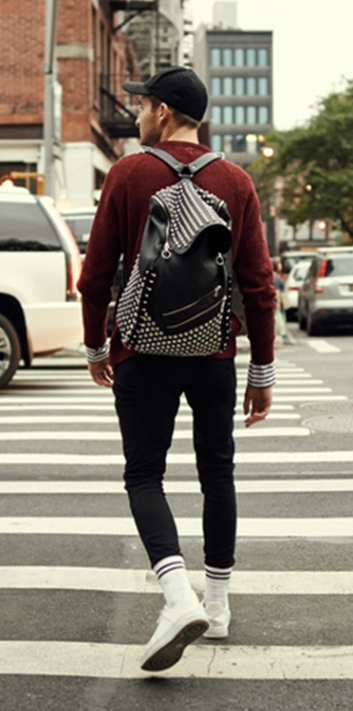
#> input picture Tutorial11/peaton.png, 353 x 711 px
$ jupyter execute 'Tutorial 14.ipynb'
#> lines starting #> are read from the running program, lines starting #| are printed output that depends on the picture
# Máquinas de Soporte Vectorial (SVM) e Histograma de Gradientes Orientados (HOG)

En este tutorial estudiaremos cómo implementar una máquina de soporte vectorial desde cero y empleando una clase de la librería de `sklearn`. Posteriormente, estudiaremos cómo podemos representar la forma de una imagen o ventana a través de su histograma de gradientes orientados.

## Máquinas de Soporte Vectorial (SVM)

Las Máquinas de Soporte Vectorial son un método de clasificación supervisada para elementos que se pueden representar como puntos en un espacion de dimension superior. El fundamento de este método yace en encontrar una superficie que separe a todos los elementos de una clase del resto de elementos de la mejor forma posible. Por ejemplo, al usar un kernel de intersección lineal, se busca el hiperplano que separe de mejor forma a una clase de las demás. A continuación, se presenta la formulación matemática y la visualización de una máquina de soporte vectorial que separa a dos clases en un espacio de 2 dimensiones:

<div>

</div>

Como se ve en la imagen, en este caso se busca obtener los parámetros ($\mathbf{w}$ y $b$) de la linea que separe de mejor forma las dos clases de puntos. ¿Qué significa *separar de la mejor forma*? Idealmente, esto implica dos cosas:

1. Que el margen entre el dato bien clasificado más cercano y la superficie de separación sea la más grande posible.
1. Que la distancia entre las márgenes de clasificación y los datos mal clasificados sea la menor posible.

Para considerar estos dos objetivos, se ha formulado el problema de encontrar la superficie que *separe las clases de la mejor forma* como el siguiente problema de optimización:

\begin{equation}
\min_{\mathbf{w}, \xi, b} \left( \frac{1}{2} ||\mathbf{w}||^2 + C \sum^n_{i=1}  \xi_i \right)
\end{equation}

Donde $||\mathbf{w}||$ es la norma del vector normal que caracteriza el hiperplano y $\xi_i$ es la distancia entre el margen de clasificación y cada punto clasificado incorrectamente. Minimizar la norma (el primer término) resulta en aumentar el márgen, y minimizar la suma de los $\xi_i$ (el segundo término) disminuye la cantidad de puntos mal clasificados. Note que enfocarse en uno de los objetivos puede tener un efecto negativo con respecto al otro, por lo que la constante $C$ es un parámetro empleado para balancear la importancia asignada a cada término.

Una manera sencilla de formular la tarea de clasificación es asignarle a todos los puntos a un lado de la superficie una etiqueta de `-1` y a los del otro lado la etiqueta de `1`. Podemos definir la confianza del método como la distancia (positiva en dirección del vector normal) entre la superficie y el punto, pues nos indica qué tan cerca está de la frontera en la que se le asignaría otra etiqueta. Partiendo de esta definición, podemos asignarle a cada punto una etiqueta mediante el signo de su confianza. Esto se puede resumir en las siguientes ecuaciones:

\begin{equation}
C(x) = \mathbf{w} \cdot x - b \\
y = sign(C(x))
\end{equation}

donde $C(x)$ es la confianza asociada al punto $x$, y $y$ es su etiqueta predicha.

Para estudiar nuestra propia implementación de un SVM crearemos un conjunto de datos semejante al de la imagen anterior, compuesto por dos clases de puntos en un espacio de dos dimensiones:

[cell 1]
import numpy as np
import matplotlib.pyplot as plt

np.random.seed(21)
X_1 = np.random.multivariate_normal(mean=[2,2], cov=[[1,0],[0,1]], size=100)
X_2 = np.random.multivariate_normal(mean=[4,4], cov=[[1,0],[0,1]], size=100)

X = np.vstack([X_1, X_2])

Y = np.array([-1]*X_1.shape[0] + [1]*X_2.shape[0]).reshape(-1,1)

# Visualización
plt.figure(figsize=(15,8))
plt.scatter(X_1[:, 0], X_1[:, 1], color="r", label="Clase -1")
plt.scatter(X_2[:, 0], X_2[:, 1], color="b", label="Clase +1")
plt.xlabel(r"$X_1$")
plt.ylabel(r"$X_2$")
plt.title("Datos originales")
plt.axis('square')
plt.legend()
plt.show()
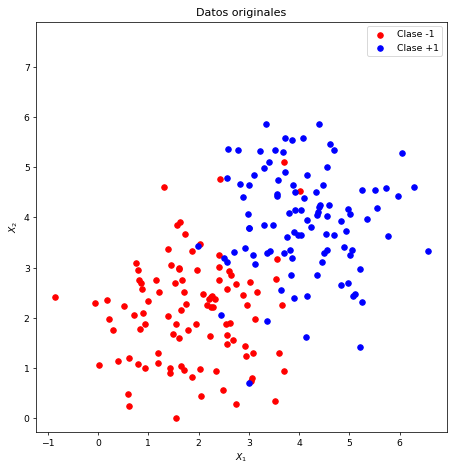
#> figure drawn by matplotlib, 1 panel

El primer paso para implementar un SVM es definir nuestra función a minimizar, la cual vamos a llamar *función de costo*. Previamente habiamos dicho que esta función es equivalente a:

\begin{equation}
J(\mathbf{w}) = \left( \frac{1}{2} ||\mathbf{w}||^2 + C \sum^n_{i=1}  \xi_i \right)
\end{equation}

Note que podemos utilizar la forma en la que clasificamos cada punto para reescribir la suma sobre los $\xi_i$ de la siguiente forma:

\begin{equation}
J(\mathbf{w}) = \left( \frac{1}{2} ||\mathbf{w}||^2 + C \sum^n_{i=1} \max{(0, 1 - y_i(\mathbf{w} \cdot x_i - b})) \right)
\end{equation}

Entendamos de dónde sale esta expresión. Note que las siguientes afirmaciones son ciertas:
- Si el punto está más allá de los márgenes del hiperplano, la norma de ($\mathbf{w} \cdot x_i - b$) será mayor a 1.
- Si el punto se encuentran del lado correcto, el producto entre $y_i$ y $(\mathbf{w} \cdot x_i - b)$ siempre será positivo.
- Si el punto está bien clasificado y se encuentra más allá del margen de la superficie, se cumple que $\max{(0, 1 - y_i(\mathbf{w} \cdot x_i - b))} = 0.$

La última afirmación implica que si el punto está bien clasificado y se encuentra más allá del margen de la superficie su distancia no se cuenta para calcular la función de costo. Esta función solo sumará las distancias de los puntos que fueron mal clasificados, o que se encuentran dentro del márgen del hiperplano. A continuación, implementemos la función de costo:

[cell 2]
def cost_function(W, b, C, X, Y):
    # Se calcula (1 - el producto entre la confianza y la etiqueta) para todo el conjunto de entrenamiento
    distances = 1 - Y * (np.dot(X, W) - b)
    # Esto es equivalente a aplicar la función de máximo explicada anteriormente
    distances[distances < 0] = 0
    # Se calcula el costo asociado a las etiquetas mal clasificadas
    xi_cost = C * np.sum(distances)
    # Se calcula el costo asociado a la norma del vector normal
    norm_cost = 0.5 * np.dot(W.T, W)
    # Se calcula el costo total
    cost = norm_cost + xi_cost
    return cost, norm_cost, xi_cost

¿Cómo encontramos el mínimo de la función de costo? Podemos implementar el método de descenso de gradiente estocástico (SGD). Este método consiste en actualizar iterativamente los parámetros del modelo ($\mathbf{w}$ y $b$) desplazando su valor en dirección contraria al gradiente de la función de costo. Esto se puede resumir en las siguientes ecuaciones:
\begin{equation}
\mathbf{w}_k^{n+1} =  \mathbf{w}_k^{n} - \alpha \frac{\partial J}{\partial \mathbf{w}_k} \\
b^{n+1} =  b^{n} - \alpha \frac{\partial J}{\partial b}
\end{equation}

donde $\alpha$ se suele conocer como la tasa de apredizaje y toma un valor arbitrario pequeño. Los índices $n$ y $n+1$ no son exponentes, sino que hacen referencia a los valores de $\mathbf{w}$ y $b$ en dos iteraciones consecutivas. $\mathbf{w}_k$ hace referencia al $k$-ésimo parámetro del hiperplano. Por ejemplo, en el caso de una línea, $k$ solo puede tomar el valor de 1, y $\mathbf{w}_1$ es la pendiente de la línea.

Para actualizar los valores de $\mathbf{w}$ y $b$ necesitamos calcular las derivadas parciales de la función de costo con respecto a estos parámetros. Note que dichas derivadas dependen de si $y_i(\mathbf{w} \cdot x_i - b)$ es mayor que 1, de la siguiente forma:

Si $y_i(\mathbf{w} \cdot x_i - b) \geq 1$:

\begin{equation}
\frac{\partial J}{\partial \mathbf{w}_k} = \mathbf{w}_k \\
\frac{\partial J}{\partial b} = 0
\end{equation}

Si $y_i(\mathbf{w} \cdot x_i - b) < 1$:

\begin{equation}
\frac{\partial J}{\partial \mathbf{w}_k} = \mathbf{w}_k - C y_{i} x_{i} \\
\frac{\partial J}{\partial b} = C y_{i}
\end{equation}

A continuación crearemos las funciones necesarias para nuestra implementación.

Una función que nos retorne estas derivadas parciales con base en los parámetros, una entrada y su respectiva etiqueta:

[cell 3]
def get_gradients(W, b, C, X_i, Y_i):
    # Producto entre etiqueta y confianza mayor que 1
    if Y_i * (np.dot(W.T, X_i) - b) > 1:
        dW = W
        db = 0
    # Producto entre etiqueta y confianza menor que 1
    else:
        dW = W - (C * X_i * Y_i)
        db = C * Y_i
    return dW, db

La función que actualiza los valores de $\mathbf{w}$ y $b$ siguiendo el algoritmo de SGD:

[cell 4]
def SGD(alpha, W, b, dW, db):
    W = W - alpha * dW
    b = b - alpha * db
    return W, b

Una función que nos permita visualizar la línea dada por los parámetros $\mathbf{w}$ y $b$ junto con los datos de entrenamiento:

[cell 5]
# Función auxiliar que retorna la pendiente y el intercepto de la linea en función del vector normal (W) y b
def Wb_to_mb(W, b):
    slope = -(b/W[1])/(b/W[0])
    intercept = -(b/W[1])
    return slope, intercept


def visualize(W, b, X, Y, n):

    plt.figure(figsize=(15,8))
    plt.title("Iteración " + str(n))
    plt.scatter(X_1[:, 0], X_1[:, 1], color="r", label="Clase 1")
    plt.scatter(X_2[:, 0], X_2[:, 1], color="b", label="Clase 2")
    plt.xlabel(r"$X_1$")
    plt.ylabel(r"$X_2$")

    plt.axis('square')

    slope, intercept = Wb_to_mb(W, b)
    slope_plus, intercept_plus = Wb_to_mb(W, b + 1)
    slope_minus, intercept_minus = Wb_to_mb(W, b - 1)

    x = np.linspace(0,6)
    plt.gca().axline((0,intercept[0]), slope=slope, color="k", label="Hiperplano")
    plt.gca().axline((0,intercept_plus[0]), slope=slope_plus, color="b", linestyle="--", label="Margen +1")
    plt.gca().axline((0,intercept_minus[0]), slope=slope_minus, color="r", linestyle="--", label="Margen -1")


    plt.legend()
plt.show()
visualize(np.array([[2],[-1]]), -2, X, Y, 0)

Ahora juntamos las funciones anteriores para implementar un SVM y visualizaremos cómo varía la línea de separación a medida que avanza el entrenamiento:

[cell 6]
def SVM(X, Y, C, alpha, n_iter):

    # Inicialización de W y b. Podría hacerse de forma aleatoria. Se eligen estos parámetros para garantizar que el
    # algoritmo converja
#> called with X = array of shape (200, 2), Y = array of shape (200, 1), C = 5e-05, alpha = 1e-05, n_iter = 400
    W, b = np.array([[-2],[-1]]), 4

    # Listas en las que se almacenará el valor de la función de costo, y de cada uno de sus términos, para cada iteración
    costs = []
    norm_costs = []
    xi_costs = []

    # Para la cantidad de iteraciones total
    for n in range(n_iter):

        # Visualizar el estado del SVM
        if n % 20 == 0:
            visualize(W, b, X, Y, n)

        # Almacenar los costos
        cost, norm_cost, xi_cost = cost_function(W, b, C, X, Y)
        costs.append(float(cost))
        norm_costs.append(float(norm_cost))
        xi_costs.append(float(xi_cost))

        # Se calcula el gradiente total de una iteración sumando el gradiente de cada punto del conjunto de entrenamiento
        dW, db = 0.0, 0.0
        for i in range(X.shape[0]):
            X_i = X[i,:].reshape(-1,1)
            Y_i = Y[i,:]
            dWi, dbi = get_gradients(W, b, C, X_i, Y_i)
            dW += dWi
            db += dbi

        # Se actualizan los parámetros del SVM mediante el algoritmo de SGD con el gradiente de una iteración
        W, b = SGD(alpha, W, b, dW, db)

    # Visualización de Costos
    plt.figure(figsize=(15,8))
    plt.subplot(131)
    plt.title(r"Costo global")
    plt.ylabel("Costo")
    plt.xlabel("Iteración")
    plt.plot(range(len(costs)), costs)
    plt.subplot(132)
    plt.title(r"Costo por norma")
    plt.plot(range(len(norm_costs)), norm_costs)
    plt.ylabel("Costo")
    plt.xlabel("Iteración")
    plt.subplot(133)
    plt.title(r"Costo por $\xi$")
    plt.plot(range(len(xi_costs)), xi_costs)
    plt.ylabel("Costo")
    plt.xlabel("Iteración")
    plt.tight_layout()

plt.show()
SVM(X, Y, 0.00005, 0.00001, 400)
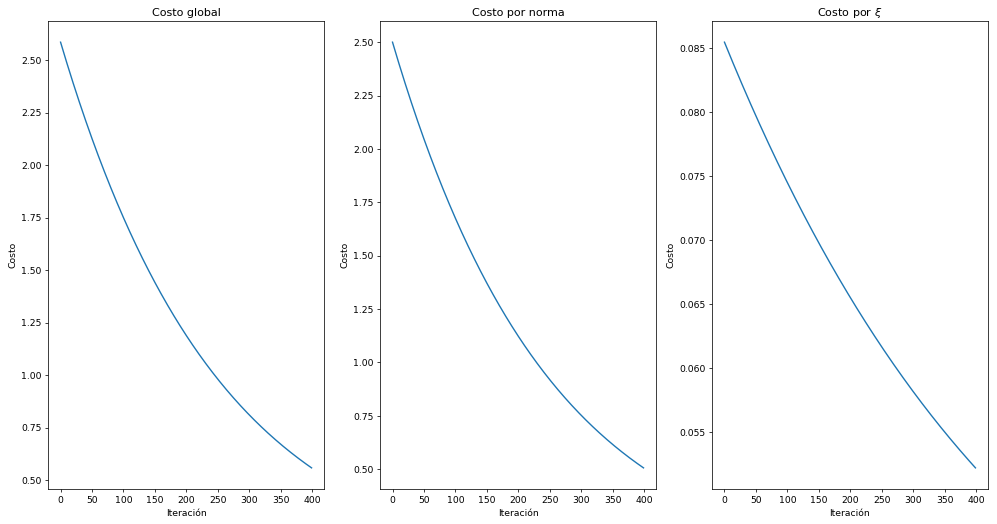
#> figure drawn by matplotlib, 3 panels; panel 1: curve peaks at x = 0, y = 2.59; panel 2: curve peaks at x = 0, y = 2.5; panel 3: curve peaks at x = 0, y = 0.0854

Ahora que entendemos cómo implementar este algoritmo, la clase `SVC` de la librería `sklearn.svm` nos permite implementar un clasificador SVM de forma sencilla y donde su método ha sido computacionalmente optimizado. A continuación, entrenaremos un SVM con nuestro conjunto de entrenamiento empleando esta librería:

[cell 7]
from sklearn.svm import SVC
sk_svm = SVC(C=1, kernel="linear")
sk_svm.fit(X,Y)

De forma similar, podemos generar inferencias a través de la función `predict`. Utilizaremos esta función para identificar cuantos datos fueron clasificados erroneamente sobre el conjunto de entrenamiento:

[cell 8]
Y_pred = sk_svm.predict(X).reshape(-1,1)
print("La cantidad de errores de clasificación fue:", str(np.sum(Y != Y_pred)) + "/" + str(len(Y)))

### Ejercicio1:

El algoritmo de SVM es muy útil para separar datos de forma lineal. Sin embargo, el la vida real, pocos datos serán separables de forma lineal. Para solucionar esto existen los Kernel, que son una forma de calcular la similitud de 2 puntos en varias dimensiones con una noción distinta a la usual. Ahora, modifique la función de costo para que el algoritmo de SVM realice el kernel RBF con $\gamma= 0.5$.

**Nota:** La función que normalmente se usa para calcular la similitud es el producto punto (dot). Usted solo debe centrarse en la variable distances en este ejercicio.

[cell 9]
def RBF_kernel(W,X,gamma):
    # YOUR CODE HERE
    kernel = np.exp(-gamma*((W-X)**2))
    return kernel

[cell 10]
def cost_function_RBF(W, b, C, X, Y):
    # YOUR CODE HERE
    # Se calcula (1 - el producto entre la confianza y la etiqueta) para todo el conjunto de entrenamiento
    distances = 1 - Y * (RBF_kernel(W,X,0.5) - b)
    # Esto es equivalente a aplicar la función de máximo explicada anteriormente
    distances[distances < 0] = 0
    # Se calcula el costo asociado a las etiquetas mal clasificadas
    xi_cost = C * np.sum(distances)
    # Se calcula el costo asociado a la norma del vector normal
    norm_cost = 0.5 * np.dot(W.T, W)
    # Se calcula el costo total
    cost = norm_cost + xi_cost
    return cost, norm_cost, xi_cost,distances

[cell 11]
np.random.seed(23)
W_aux=np.random.rand(50)
X_aux=W_aux+np.random.rand(50)
Y_aux=np.full(50,-1)
_,_,_,distances=cost_function_RBF(W_aux, 0.1, 0.5, X_aux, Y_aux)
s=RBF_kernel(W_aux,X_aux,0.5)
s0=RBF_kernel(W_aux,W_aux,0.5)
assert np.mean(s0)==1, 'La similitud de 2 vectores iguales debe ser 1'
assert np.isclose(np.sum(s),43.2061,0.05), f'La similitud calculada con su función RBF_kernel es erronea, la suma no debería ser {np.sum(s)}'
assert np.isclose(np.sum(distances),88.206,0.05), f'Su distancia al plano usando kernel RBF es erronea, la suma no debería dar {np.sum(distances)}'

[cell 12]
W_aux

[cell 13]
X_aux

## HOG y SIFT

En tutoriales anteriores hemos visto cómo representar una imagen mediante descriptores asociados a su distribución de color y textura. Sin embargo, existen clases semánticas que no comparten una distribución de color o textura en común, pero sí una de forma. Un ejemplo común de este tipo de clases son los peatones. Las personas que se desplazan por las calles pueden tener vestimentas con distintos colores y texturas, por lo que estas características no son homogéneas entre la clase y pueden no contribuir a agrupar sus instancias en espacios de representación que consideran dichas propiedades. Por otro lado, los peatones comparten la forma de una figura alargada verticalmente con manos y piernas extendidas hacia abajo. HOG busca represetar una imagen o ventana a partir de la forma de su contenido, con el fin de poder distinguir clases como los peatones, que comparten dicha propiedad.

El proceso para obtener un histograma de gradientes orientados se puede resumir en los siguientes pasos:

1. Dividir la imagen o ventana de la cual se desea obtener el descriptor en **celdas**. Un tamaño común para dichas celdas es 8x8 píxeles.
1. Calcular la magnitud y orientación del gradiente para todos los píxeles de la imagen o ventana.
1. Por cada celda, calcular un histograma, donde cada bin corresponde a un rango de ángulos, y la frecuencia es la suma de las magnitudes del gradiente de los píxeles con dicha orientación en la celda. A esto se le conoce como Histograma de Gradientes Orientados (**HOG**).
1. Se crean **bloques** juntando celdas adyacentes. Se suele crear bloques de 4x4 celdas. Los bloques adyacentes se sobrelapan en celdas. El descriptor de un bloque resulta de concatenar los HOG de sus celdas.
1. Para representar toda la imagen o ventana, se concatenan los histogramas normalizados de cada bloque.

A continuación, calcularemos HOG para una imagen de un peatón. Note que este método está definido para una imagen de un canal. A la hora de implementar esta representación con imágenes a color se suele elegir el canal que presente mayores magnitudes de gradiente. Sin embargo, en este caso utilizaremos directamente la imagen en escala de grises. Para calcular las componentes horizontales y verticales del gradiente utilizaremos los filtros de Sobel. Teniendo en cuenta que los peatones son figuras verticales alargadas, y con el propósito de analizar las dimensiones de este descriptor en detalle, reescalaremos la imagen original de tal forma que el mapa de gradientes tenga un tamaño de 128 x 64 píxeles:

[cell 14]
from skimage.io import imread
from scipy.signal import correlate2d
from skimage.transform import resize

img_gray = resize(imread("peaton.png", as_gray=True), (128,64))
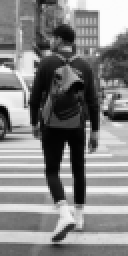
#> img_gray: shape (128, 64) float64 (shown 2 times larger); min 0.0103, max 0.991, mean 0.514
sobel_x = np.array([[-1, 0, 1],
                    [-2, 0, 2],
                    [-1, 0, 1]])
sobel_y = np.array([[1, 2, 1],
                    [0, 0, 0],
                    [-1, -2, -1]])

x_grad = correlate2d(img_gray, sobel_x, mode="same")
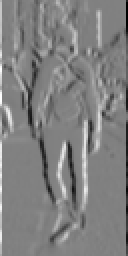
#> x_grad: shape (128, 64) float64 (shown 2 times larger); min -3.96, max 3.87, mean 0.00328; drawn with min black and max white
y_grad = correlate2d(img_gray, sobel_y, mode="same")
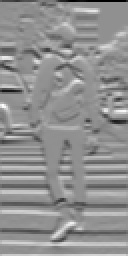
#> y_grad: shape (128, 64) float64 (shown 2 times larger); min -3.96, max 3.04, mean 0.00859; drawn with min black and max white
grad_magnitude = (x_grad ** 2 + y_grad ** 2) ** 0.5
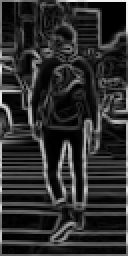
#> grad_magnitude: shape (128, 64) float64 (shown 2 times larger); min 7.65e-06, max 4.2, mean 0.768; drawn with min black and max white
grad_direction = np.arctan2(y_grad, x_grad)

plt.figure(figsize=(15,8))

plt.subplot(131)
plt.title("Imagen de Peatón")
plt.imshow(img_gray, cmap="gray")
plt.axis("Off")

plt.subplot(132)
plt.title("Magnitud del gradiente")
plt.imshow(grad_magnitude, cmap="gray")
plt.axis("Off")

plt.subplot(133)
plt.title("Orientación del gradiente")
plt.imshow(grad_direction, cmap="gray")
plt.axis("Off")
plt.show()
#> (the rest of the program and of its run is left out)
